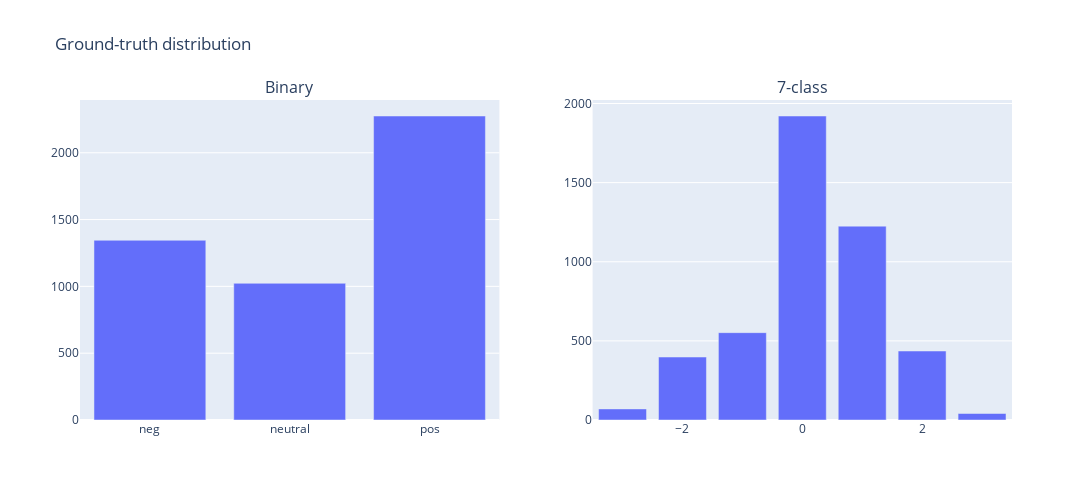

Notebook code for this chart:
### Code cell
barplot_label(mosei_test)

### Figure 1 — Plotly figure (JSON) as saved in the notebook; plotly's stock layout.template omitted (floating-point values rounded to 4 significant figures)
{"data": [{"alignmentgroup": "True", "hovertemplate": "binary=%{x}<br>segment=%{y}<extra></extra>", "legendgroup": "", "marker": {"color": "#636efa", "pattern": {"shape": ""}}, "name": "", "offsetgroup": "", "orientation": "v", "showlegend": false, "textposition": "auto", "type": "bar", "x": ["neg", "neutral", "pos"], "xaxis": "x", "y": [1345, 1023, 2275], "yaxis": "y"}, {"alignmentgroup": "True", "hovertemplate": "7class=%{x}<br>segment=%{y}<extra></extra>", "legendgroup": "", "marker": {"color": "#636efa", "pattern": {"shape": ""}}, "name": "", "offsetgroup": "", "orientation": "v", "showlegend": false, "textposition": "auto", "type": "bar", "x": [-3, -2, -1, 0, 1, 2, 3], "xaxis": "x2", "y": [70, 398, 552, 1921, 1225, 436, 41], "yaxis": "y2"}], "layout": {"annotations": [{"font": {"size": 16}, "showarrow": false, "text": "Binary", "x": 0.225, "xanchor": "center", "xref": "paper", "y": 1, "yanchor": "bottom", "yref": "paper"}, {"font": {"size": 16}, "showarrow": false, "text": "7-class", "x": 0.775, "xanchor": "center", "xref": "paper", "y": 1, "yanchor": "bottom", "yref": "paper"}], "height": 500, "title": {"text": "Ground-truth distribution"}, "width": 1200, "xaxis": {"anchor": "y", "categoryarray": [-3, -2, -1, 0, 1, 2, 3], "categoryorder": "array", "domain": [0, 0.45]}, "xaxis2": {"anchor": "y2", "categoryarray": [-3, -2, -1, 0, 1, 2, 3], "categoryorder": "array", "domain": [0.55, 1]}, "yaxis": {"anchor": "x", "domain": [0, 1]}, "yaxis2": {"anchor": "x2", "domain": [0, 1]}}}
